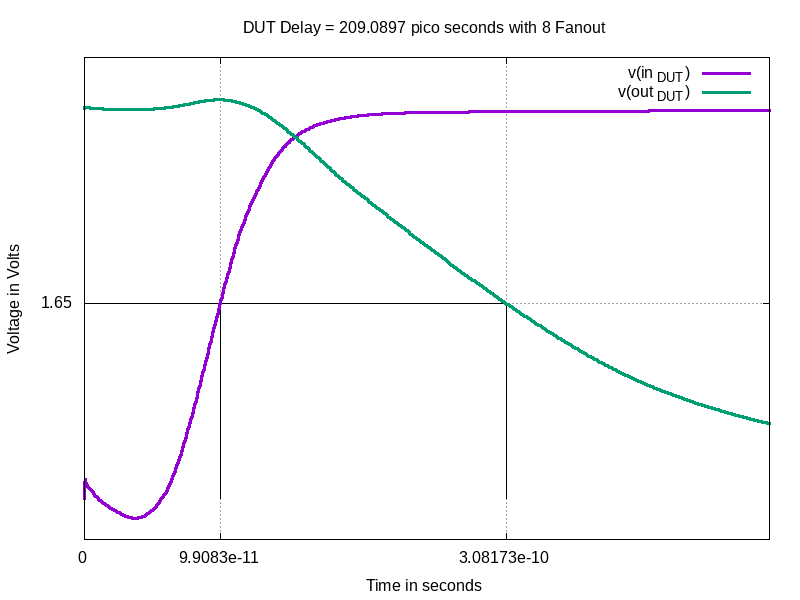

This chart was generated by the following gnuplot code:
set terminal X11 noenhanced
set title "DUT Delay = 209.0897 pico seconds with 8 Fanout"
set xlabel "Time in seconds"
set ylabel "Voltage in Volts"
set grid
unset logscale x 
targ=  3.081727e-10 
trig=  9.908298e-11





set xrange [0.000000e+00:0.5000000e-9]
unset logscale y 
set yrange [-3.436647e-01:3.732676e+00]
set xtics 1
#set x2tics 1
#set ytics 1.65
#set y2tics 1
 
set arrow from targ,0 to targ,1.65 nohead
set arrow from trig,0 to trig,1.65 nohead
set arrow from 0,1.65 to targ,1.65 nohead
set arrow from 0,1.65 to trig,1.65 nohead

set xtics add (targ)
set xtics add (trig)
set ytics (1.65)

set format y "%g"
set format x "%g"
plot 'delay.data' using 1:2 with lines lw 3 title "v(in_{DUT})",\
'delay.data' using 3:4 with lines lw 3 title "v(out_{DUT})"
set terminal push
set term png size 800,600 
set output "delay.png"
replot
set term pop
replot
